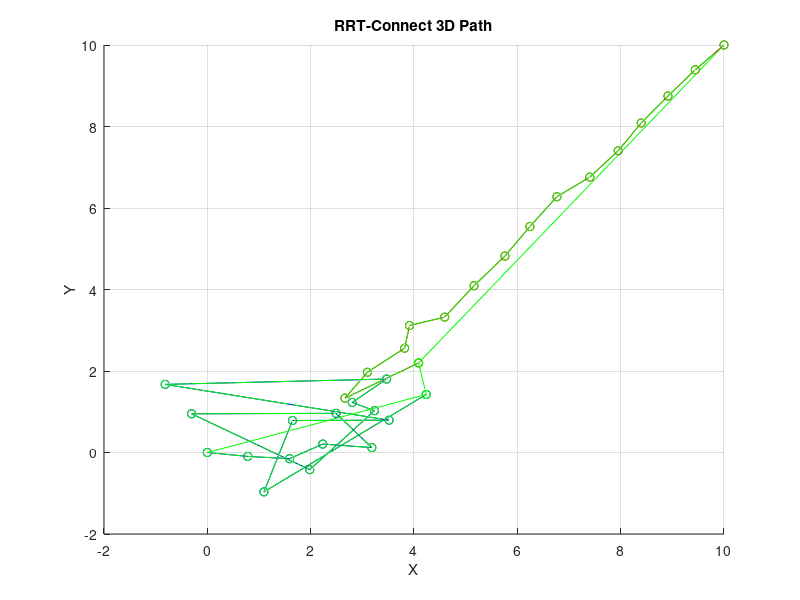

Write MATLAB code to recreate this figure.
function rrt_connect_3d
    % Set the start and goal positions
    start_pos = [0, 0, 0];
    goal_pos = [10, 10, 10];
    
    % Define the space boundaries [xmin, xmax; ymin, ymax; zmin, zmax]
    space_boundaries = [-5, 15; -5, 15; -5, 15];
    
    % Define the maximum distance for extending the trees
    max_step = 1.0;
    
    % Initialize the start and goal trees
    start_tree = start_pos;
    goal_tree = goal_pos;
    
    % Maximum number of iterations
    max_iter = 1000;
    
    for i = 1:max_iter
        % Generate a random point in the space
        random_point = [rand_range(space_boundaries(1, :)), ...
                        rand_range(space_boundaries(2, :)), ...
                        rand_range(space_boundaries(3, :))];
                    
        % Extend the start tree towards the random point
        [start_tree, new_point_start] = extend_tree(start_tree, random_point, max_step);
        
        % Extend the goal tree towards the new point from the start tree
        [goal_tree, new_point_goal] = extend_tree(goal_tree, new_point_start, max_step);
        
        % Check if the new points from both trees can be connected
        if norm(new_point_start - new_point_goal) < max_step
            % Path found, construct the path
            path = construct_path(start_tree, goal_tree, new_point_start, new_point_goal);
            disp('Path found!');
            plot_path(start_tree, goal_tree, path);
            return;
        end
    end
    
    disp('No path found.');
end

function val = rand_range(range)
    val = range(1) + (range(2) - range(1)) * rand();
end

function [tree, new_point] = extend_tree(tree, random_point, max_step)
    % Find the nearest node in the tree to the random point
    nearest_node = tree(1, :);
    min_dist = norm(random_point - nearest_node);
    
    for i = 2:size(tree, 1)
        dist = norm(random_point - tree(i, :));
        if dist < min_dist
            min_dist = dist;
            nearest_node = tree(i, :);
        end
    end
    
    % Compute the new point
    direction = (random_point - nearest_node) / norm(random_point - nearest_node);
    new_point = nearest_node + max_step * direction;
    
    % Add the new point to the tree
    tree = [tree; new_point];
end

function path = construct_path(start_tree, goal_tree, new_point_start, new_point_goal)
    % Combine the two trees into a single path
    path = [flipud(start_tree); new_point_start; new_point_goal; goal_tree];
end

function plot_path(start_tree, goal_tree, path)
    figure;
    hold on;
    plot3(start_tree(:, 1), start_tree(:, 2), start_tree(:, 3), 'bo-');
    plot3(goal_tree(:, 1), goal_tree(:, 2), goal_tree(:, 3), 'ro-');
    plot3(path(:, 1), path(:, 2), path(:, 3), 'go-');
    xlabel('X');
    ylabel('Y');
    zlabel('Z');
    grid on;
    title('RRT-Connect 3D Path');
    hold off;
end
